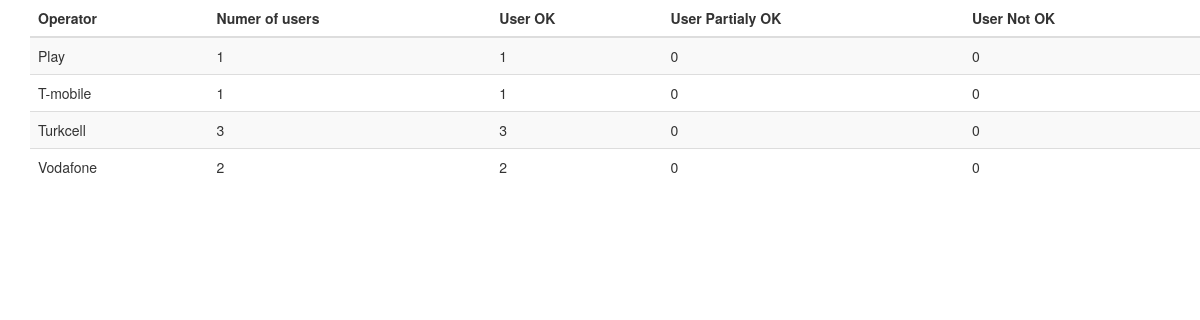
The page /app/specific_info on the database its author committed.
### app/models.py (models this page shows, shortened)
class Operator(models.Model):
	country = models.ForeignKey('Country', on_delete=models.CASCADE)
	operator = models.CharField(max_length=100)
	number_of_users = models.IntegerField()
	user_ok = models.IntegerField()
	user_pok = models.IntegerField()
	user_nok = models.IntegerField()
	class Meta:
		verbose_name_plural = "Operators"

### app/views.py (the view)
# urls.py: path('specific_info', views.specific_info, name='specific_info'),
def specific_info(request):
	operator_data = Operator.objects.all();
	country_data = Country.objects.all();
	return render_to_response('app/specific_info.html', {"operator_data": operator_data})

### app/templates/app/specific_info.html
{% extends 'base.html' %}
{% block content %}
<div class="container">
    <div class="row">
        <table class="table table-striped">
            <thead>
                <tr>
                    <th scope="col">Operator</th>
                    <th scope="col">Numer of users</th>
                    <th scope="col">User OK</th>
                    <th scope="col">User Partialy OK</th>
                    <th scope="col">User Not OK</th>
                </tr>
            </thead>
            <tbody>
                {% for operator in operator_data %}
                    <tr>
                        <td>{{ operator.operator }}</td>
                        <td>{{ operator.number_of_users }}</td>
                        <td>{{ operator.user_ok }}</td>
                        <td>{{ operator.user_pok }}</td>
                        <td>{{ operator.user_nok }}</td>
                    </tr>
                {% endfor %}
            </tbody>
        </table>
    </div>
</div>
{% endblock %}

### app/templates/base.html (shortened to what this page needs)
<!doctype html>
{% load staticfiles %}
<html lang="en">
  <head>
    <link href="//maxcdn.bootstrapcdn.com/bootstrap/3.3.0/css/bootstrap.min.css" rel="stylesheet" id="bootstrap-css">
    <link rel="stylesheet" href="{% static 'css/sla_status.css' %}">
    <link rel="stylesheet" href="{% static 'css/index.css' %}">
  </head>
  <body>
    <div class="container">
      {% block content %}
      {% endblock %}
  </body>
</html>

### app/static/css/index.css (style rules this page uses)
body { width: 100%; height: 100%; }

### rows shown on the page
Operator: operator "Play", number_of_users "1", user_ok "1", user_pok "0", user_nok "0"
Operator: operator "T-mobile", number_of_users "1", user_ok "1", user_pok "0", user_nok "0"
Operator: operator "Turkcell", number_of_users "3", user_ok "3", user_pok "0", user_nok "0"
Operator: operator "Vodafone", number_of_users "2", user_ok "2", user_pok "0", user_nok "0"
